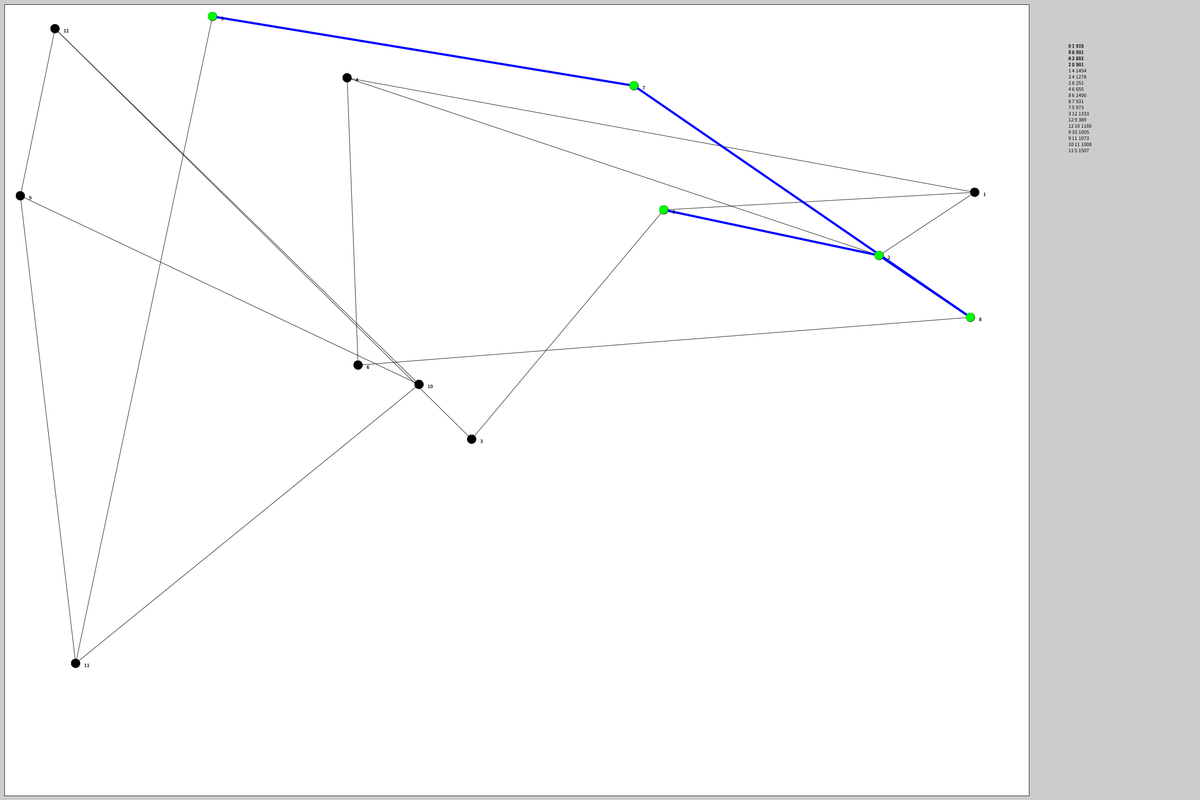
Frame 1 (no input)
Frame 60 (the mouse pressed at the canvas centre just before this capture): identical to frame 1, image omitted
Frame 120 (the mouse held since frame 60 and released just before this capture): identical to frame 1, image omitted

The Processing sketch that drew this single still picture (run headless with seeded random() and noise(); from frame 60 on, the mouse is pressed at the canvas centre):

// Processing sketch: dijkstra
// ── dijkstra.pde
import java.util.Comparator;
import java.util.Collections;
Graph graph;
Graph solution;
int nodeCount = 13;
int edgeCount = 18;

// int fatherCode[][] = {{0, 0, 0, 1, 2, 3, 4},
// 					  {1, 3, 4, 2, 3, 5, 5}};
int fatherCode[][] = {{0, 0, 0, 1, 1, 2, 2, 4, 8, 8, 7, 3, 12, 12, 9, 9, 10, 11}, 
					  {1, 2, 3, 2, 4, 4, 8, 6, 6, 7, 5, 12, 9, 10, 10, 11, 11, 5}};

Node start;
Node end;
void setup(){
	size(2736, 1824);
	fill(255);
	rect(10, 10, width-400, height-20);

	graph = new Graph(nodeCount, edgeCount);
	graph.father_code = fatherCode;
	graph.draw_from_father_code();
	graph.draw_nodes();
	graph.draw_edges();

	solution = new Graph(nodeCount, edgeCount);
	solution.nodes.clear();
	solution.edges.clear();

	start = graph.nodes.get(0);
	end = graph.nodes.get(5);

	start.distance = 0;
	Node current = start;

	while(graph.nodes.size() != 0){
		Collections.sort(graph.nodes, new Comparator<Node>(){
			@Override
			public int compare(Node node1, Node node2){
				return node1.distance - node2.distance;
			}
		});
		current = graph.nodes.get(0);
		for(Node node: current.neighbors){
			if(graph.nodes.contains(node)){
				if(node.distance > (node_dist(current, node)) + current.distance){
					node.distance = node_dist(current, node) + current.distance;
					node.parent = current;
				}
				
			}
		}
		solution.nodes.add(current);
		graph.nodes.remove(0);
	}
	//println(solution.nodes.size());
	for(Node node: solution.nodes){
		println(node.uid + " " + node.distance + " " + (node.parent == null ? "null" : node.parent.uid));
	}

	/*int i = solution.nodes.indexOf(end);
	do{
		solution.nodes.get(i).nodeColor = color(0, 255, 0);
		solution.edges.add(solution.nodes.get(i), solution.nodes.get(i).parent, color(0, 0, 255));
	}
	while(i != solution.nodes.indexOf(start));*/
	Node i = end;
	while(i.parent != null){
		i.nodeColor = color(0, 255, 0);
		solution.edges.add(new Edge(i, i.parent, color(0, 0, 255)));
		i = i.parent;
	}
	//while(i.parent != null);
	start.nodeColor = color(0, 255, 0);
	strokeWeight(5);
	solution.draw_edges();
	noStroke();
	start.nodeColor = color(0, 255, 0);
	solution.draw_nodes();
}

void draw(){

}

int node_dist(Node a, Node b){
	for(Edge edge: graph.edges){
		if((edge.nodes[0] == a && edge.nodes[1] == b) || (edge.nodes[0] == b && edge.nodes[1] ==a)){
			return edge.weight;
		}
	}
	return -1;
}
// ── edge.pde
class Edge{
	Node[] nodes;
	int edgeX1;
	int edgeY1;
	int edgeX2;
	int edgeY2;
	int weight;
	color edgeColor;
 	Edge(Node node_1, Node node_2, color edgeColorTemp){
		nodes = new Node[2];
		nodes[0] = node_1;
		nodes[1] = node_2;
		edgeX1 = nodes[0].nodeX;
		edgeY1 = nodes[0].nodeY;
		edgeX2 = nodes[1].nodeX;
		edgeY2 = nodes[1].nodeY;
		edgeColor = edgeColorTemp;
		weight = int(dist(edgeX1, edgeY1, edgeX2, edgeY2));
 	}
	void display(){
		stroke(edgeColor);
		line(edgeX1, edgeY1, edgeX2, edgeY2);
	}
	int getWeight(){
		return weight;
	}
}
// ── graph.pde
class Graph{
  ArrayList<Node> nodes;
  ArrayList<Edge> edges;
  int node_count;
  int edge_count;
  int father_code[][];

  Graph(int node_countTemp, int edge_countTemp){
    node_count = node_countTemp;
    edge_count = edge_countTemp;
    nodes = new ArrayList<Node>();
    edges = new ArrayList<Edge>();
    father_code = new int[2][edge_count];
    for(int a = 0; a < node_count; a++){
      int nodeX = int(random(10, width - 400));
      int nodeY = int(random(10, height - 10));
      nodes.add(new Node(nodeX, nodeY, a));
    }
    for(int a = 0; a < 2; a++){
      for(int b = 0; b < edge_count; b++){
        father_code[a][b] = 0;
      }
    }
  }

  void draw_from_father_code(){
    for(int a = 0; a < edge_count; a++){
      int start = father_code[0][a];
      int end = father_code[1][a];
      edges.add(new Edge(nodes.get(start), nodes.get(end), 0));
    }
    //for(int a = 0; a < node_count; a++){
    initialize_nodes();
    //}

    //draw_edges();
  }

  void draw_nodes(){
    for(Node node: nodes){
      fill(0);
      text(str(node.uid), float(node.nodeX+20), float(node.nodeY), 20.0, 20.0);
      node.display();
    }
  }

  void draw_edges(){
    String s = "";
    for(Edge edge: edges){
      edge.display();
      s += (edge.nodes[0].uid + " " + edge.nodes[1].uid + " " + edge.weight + "\n");
    }
    text(s, width-300, 100, 60, 500);
  }

  void initialize_nodes(){
    int counter = 0;
    for(Edge edge: edges){
      edge.nodes[0].degree++;
      edge.nodes[1].degree++;
      edge.nodes[0].neighbors.add(edge.nodes[1]);
      edge.nodes[1].neighbors.add(edge.nodes[0]);
    }
  }
  int get_degree_from_father_code(int a){
    int degree = 0;
    for(int b = 0; b < 2; b++){
      for(int c = 0; c < edge_count; c++){
        if(father_code[b][c] ==a) degree++;
      }
    }
    return degree;
  }
}



class Tree extends Graph{
  int prufer_code[];

  Tree(int node_countTemp, int edge_countTemp){
    super(node_countTemp, edge_countTemp);
    prufer_code = new int[edge_count-1];
  }

  void draw_from_father_code(){
    super.draw_from_father_code();
  }

  void draw_nodes(){
    super.draw_nodes();
  }

  void draw_edges(){
    String s = "";
    for(Edge edge: edges){
      edge.display();
      s += (edge.nodes[0].uid + " " + edge.nodes[1].uid + " " + edge.weight + "\n");
    }
    text(s, width-240, 100, 60, 500);
  }

  void initialize_nodes(){
    super.initialize_nodes();
  }

  int get_degree_from_father_code(int a){
    return super.get_degree_from_father_code(a);
  }

  void construct_from_prufer_code(){
    for(int a = 0; a < edge_count-1; a++){
      father_code[1][a] = prufer_code[a];
    }
    for(int a = 0; a < edge_count; a++){
      int val = 1;
      while (doesnt_appear(val, father_code[1], a, edge_count) == false || doesnt_appear(val, father_code[0], 0, a) == false){
        val++;
      }
      father_code[0][a] = val;
    }
  }
}


/*class Bipartite extends Tree{
  int spacing;
  int startX;
  int startY;
  int column_distance;

  Bipartite(int node_countTemp, int edge_countTemp){
    super(node_countTemp, edge_countTemp);
    spacing = 20;
    startX = 100;
    startY = 100;
    column_distance = 200;

    for(int a = 0; a < node_count/2; a++){
      int nodeY = startY + a * spacing;
      //int degree = get_degree_from_father_code(a);
      nodes[a] = new Node(startX, nodeY, 0);
    }
    for(int a = node_count/2; a < node_count; a++){
      int nodeY = startY + (a - node_count/2) * spacing;
      //int degree = get_degree_from_father_code(a);
      nodes[a] = new Node(startX + column_distance, nodeY, 0);
    }
    for(int a = 0; a < 2; a++){
      for(int b = 0; b < edge_count; b++){
        father_code[a][b] = 0;
      }
    }
  }

   Bipartite(int node_countTemp, int edge_countTemp, int startXTemp, int startYTemp, int spacingTemp, int column_distanceTemp){
    super(node_countTemp, edge_countTemp);
    spacing = spacingTemp;
    startX = startXTemp;
    startY = startYTemp;
    column_distance = column_distanceTemp;
    for(int a = 0; a < node_count/2; a++){
      int nodeY = startY + a * spacing;
      nodes[a] = new Node(startX, nodeY, 0);
    }
    for(int a = node_count/2; a < node_count; a++){
      int nodeY = startY + (a - node_count/2) * spacing;
      nodes[a] = new Node(startX + column_distance, nodeY, 0);
    }
    for(int a = 0; a < 2; a++){
      for(int b = 0; b < edge_count; b++){
        father_code[a][b] = 0;
      }
    }
  }

  void draw_from_father_code(){
    super.draw_from_father_code();
  }

  void draw_nodes(){
    super.draw_nodes();
  }

  void draw_edges(){
    super.draw_edges();
  }

  void construct_from_prufer_code(){
    super.construct_from_prufer_code();
  }

  void initialize_nodes(int a){
    super.initialize_nodes(a);
  }

  int get_degree_from_father_code(int a){
    return super.get_degree_from_father_code(a);
  }
}*/


boolean doesnt_appear(int val, int array[], int start_pos, int length){
  boolean result = true;
  for(int a = start_pos; a < length; a++){
    if(val == array[a]) result = false;
  }
  return result;
}

int neighbor_row(int a){
  if(a == 1) a = 0;
  else a = 1;
  return a;
}
// ── node.pde
class Node{
	int nodeX;
	int nodeY;
	int uid;
	color nodeColor; 
	int degree;
	int distance;
 	ArrayList<Node> neighbors = new ArrayList<Node>();
 	Node parent;
	Node(int nodeXTemp, int nodeYTemp, int uidTemp, color nodeColorTemp){
		nodeX = nodeXTemp;
		nodeY = nodeYTemp;
		nodeColor = nodeColorTemp;
		uid = uidTemp;
		degree = 0;
		distance = 1000000000;
		//neighbors = new ArrayList<Node>();
	}
	Node(int nodeXTemp, int nodeYTemp, int uidTemp){
		nodeX = nodeXTemp;
		nodeY = nodeYTemp;
		nodeColor = color(0, 0, 0);
		uid = uidTemp;
		degree = 0;
		distance = 1000000000;
	}
	void display(){
		fill(nodeColor);
		ellipse(nodeX, nodeY, 20, 20);
 	}
}
